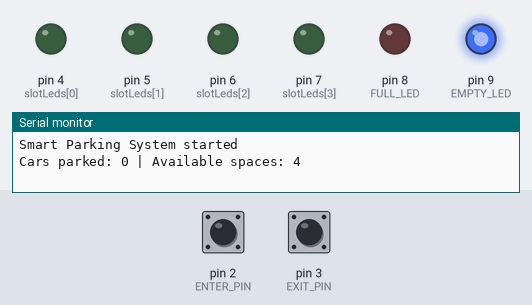
Recording of a sketch running on a simulated Arduino Uno, built with avr-gcc and run on an emulated ATmega328P. On the bench: output pins drawn as LEDs (lit = HIGH), the last lines printed to the serial monitor. The inputs (shaded band) are chosen by the test bench; at power-on: pin 2 (ENTER_PIN) HIGH, pin 3 (EXIT_PIN) HIGH.

Above: at 1.2 s.
1.3 s: pin 2 (ENTER_PIN) pulled LOW for 0.15 s
At 2.5 s:
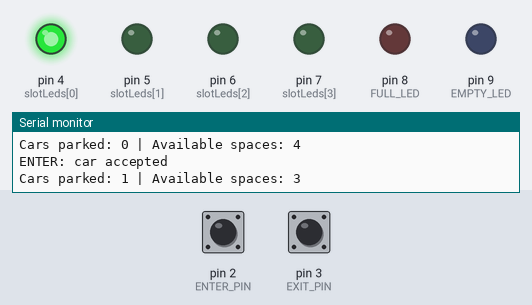
2.9 s: pin 2 (ENTER_PIN) pulled LOW for 1 s
At 3.8 s:
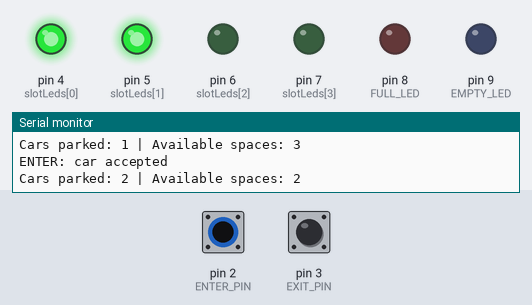
5.4 s: pin 2 (ENTER_PIN) pulled LOW for 0.15 s
At 5.8 s:
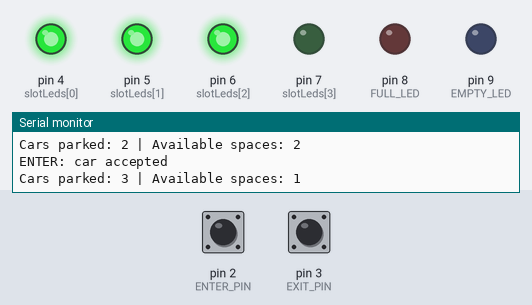
7.0 s: pin 2 (ENTER_PIN) pulled LOW for 3.2 s
At 8.2 s:
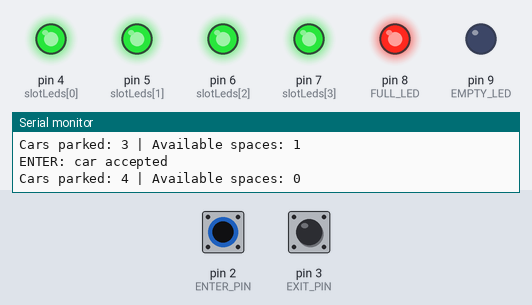
11.7 s: pin 3 (EXIT_PIN) pulled LOW for 0.15 s
At 12.9 s:
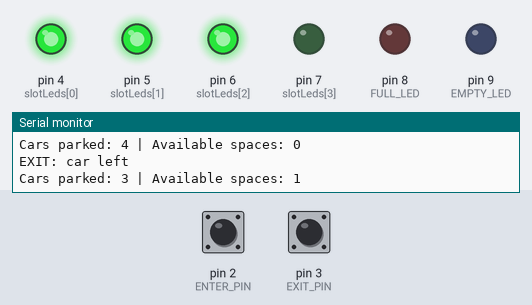
13.3 s: pin 3 (EXIT_PIN) pulled LOW for 1 s
At 14.2 s:
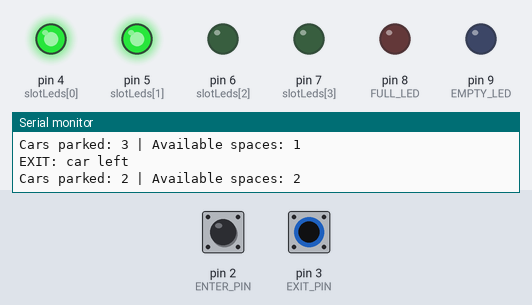
Timing chart, 0 to 16.3 s (numbered marks = the images above; inputs shaded):
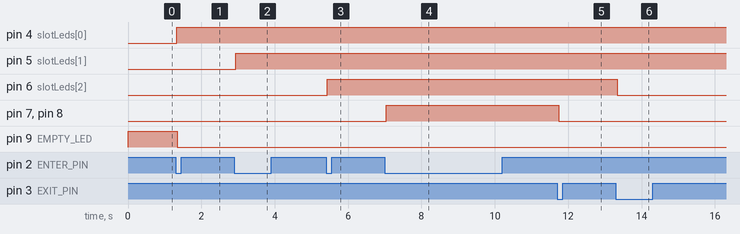

Measured:
- after the input at 1.3 s, pin 4 (slotLeds[0]): LOW → HIGH at once; pin 9 (EMPTY_LED): HIGH → LOW at once
- after the input at 2.9 s, pin 5 (slotLeds[1]): LOW → HIGH at once
- after the input at 5.4 s, pin 6 (slotLeds[2]): LOW → HIGH at once
- after the input at 7.0 s, pin 7 (slotLeds[3]), pin 8 (FULL_LED): LOW → HIGH at once
- after the input at 11.7 s, pin 7 (slotLeds[3]), pin 8 (FULL_LED): HIGH → LOW at once
- after the input at 13.3 s, pin 6 (slotLeds[2]): HIGH → LOW at once

The sketch:

sketch.ino
```cpp
// Smart Parking System - Wokwi + Arduino Uno
// ENTER increments count; EXIT decrements count.
// 4 green LEDs show occupied slots. Red=FULL, Blue=EMPTY.

const byte ENTER_PIN = 2;
const byte EXIT_PIN = 3;
const byte slotLeds[4] = {4, 5, 6, 7};
const byte FULL_LED = 8;
const byte EMPTY_LED = 9;
const byte CAPACITY = 4;
byte carsParked = 0;

bool lastEnter = HIGH, stableEnter = HIGH;
bool lastExit = HIGH, stableExit = HIGH;
unsigned long enterChangedAt = 0, exitChangedAt = 0;
const unsigned long DEBOUNCE_MS = 35;

void updateOutputs() {
  for (byte i = 0; i < CAPACITY; i++)
    digitalWrite(slotLeds[i], carsParked > i ? HIGH : LOW);

  digitalWrite(FULL_LED, carsParked == CAPACITY ? HIGH : LOW);
  digitalWrite(EMPTY_LED, carsParked == 0 ? HIGH : LOW);

  Serial.print("Cars parked: ");
  Serial.print(carsParked);
  Serial.print(" | Available spaces: ");
  Serial.println(CAPACITY - carsParked);
}

void setup() {
  pinMode(ENTER_PIN, INPUT_PULLUP);
  pinMode(EXIT_PIN, INPUT_PULLUP);
  for (byte i = 0; i < CAPACITY; i++) pinMode(slotLeds[i], OUTPUT);
  pinMode(FULL_LED, OUTPUT);
  pinMode(EMPTY_LED, OUTPUT);
  Serial.begin(9600);
  Serial.println("Smart Parking System started");
  updateOutputs();
}

void loop() {
  unsigned long now = millis();

  bool enterReading = digitalRead(ENTER_PIN);
  if (enterReading != lastEnter) {
    lastEnter = enterReading;
    enterChangedAt = now;
  }
  if (now - enterChangedAt > DEBOUNCE_MS && enterReading != stableEnter) {
    stableEnter = enterReading;
    if (stableEnter == LOW) {
      if (carsParked < CAPACITY) {
        carsParked++;
        Serial.println("ENTER: car accepted");
      } else Serial.println("ENTER: parking FULL");
      updateOutputs();
    }
  }

  bool exitReading = digitalRead(EXIT_PIN);
  if (exitReading != lastExit) {
    lastExit = exitReading;
    exitChangedAt = now;
  }
  if (now - exitChangedAt > DEBOUNCE_MS && exitReading != stableExit) {
    stableExit = exitReading;
    if (stableExit == LOW) {
      if (carsParked > 0) {
        carsParked--;
        Serial.println("EXIT: car left");
      } else Serial.println("EXIT: parking already EMPTY");
      updateOutputs();
    }
  }
}
```
